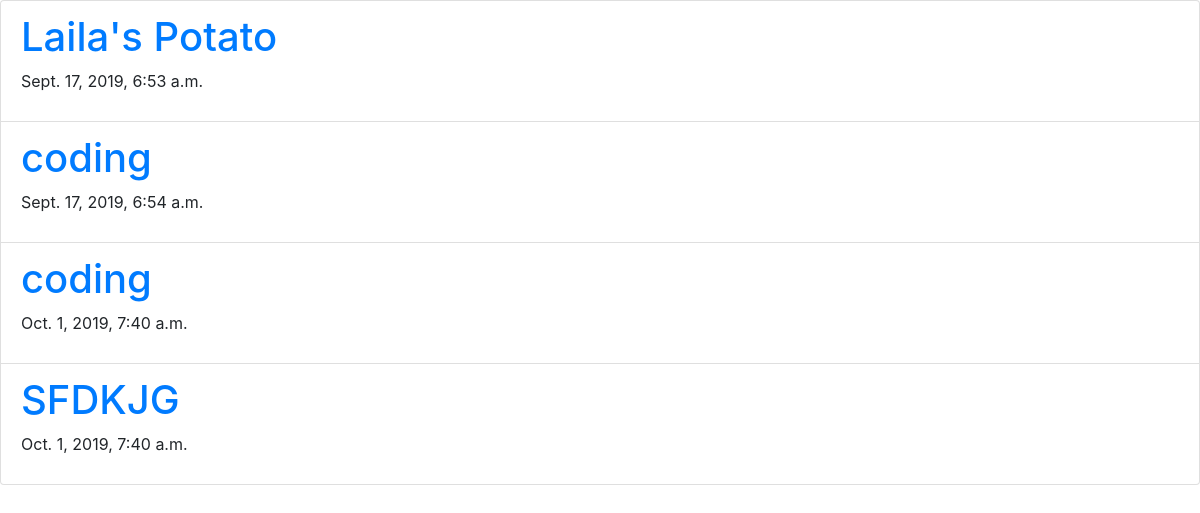
The app's page /articles/ with its own data.
### main/models.py (models this page shows, shortened)
class Article(models.Model):
	title = models.CharField(max_length=250)
	content = models.TextField()
	author = models.ForeignKey(User, on_delete=models.CASCADE, related_name="articles")
	created_on = models.DateTimeField(auto_now_add=True)
	last_update = models.DateTimeField(auto_now=True)

### main/views.py (the view)
# urls.py: path('articles/', views.articles_list, name="articles-list"),
def articles_list(request):
	context = {
		"articles" : Article.objects.all(),
	}
	return render(request, "articles_list.html", context)

### main/templates/articles_list.html
{% extends "base.html" %}
{% block content %}
	<ul class="list-group">
		{% for article in articles %}
			<li class="list-group-item">
				<a href="{% url 'article-details' article.id %}">
					<h1>{{article.title}}</h1>
				</a>
				<p>{{article.created_on}}</p>
			</li>
		{% endfor %}
	</ul>
{% endblock content %}

### records on screen
Article: title "Laila's Potato", created_on "Sept. 17, 2019, 6:53 a.m."
Article: title "coding", created_on "Sept. 17, 2019, 6:54 a.m."
Article: title "coding", created_on "Oct. 1, 2019, 7:40 a.m."
Article: title "SFDKJG", created_on "Oct. 1, 2019, 7:40 a.m."
